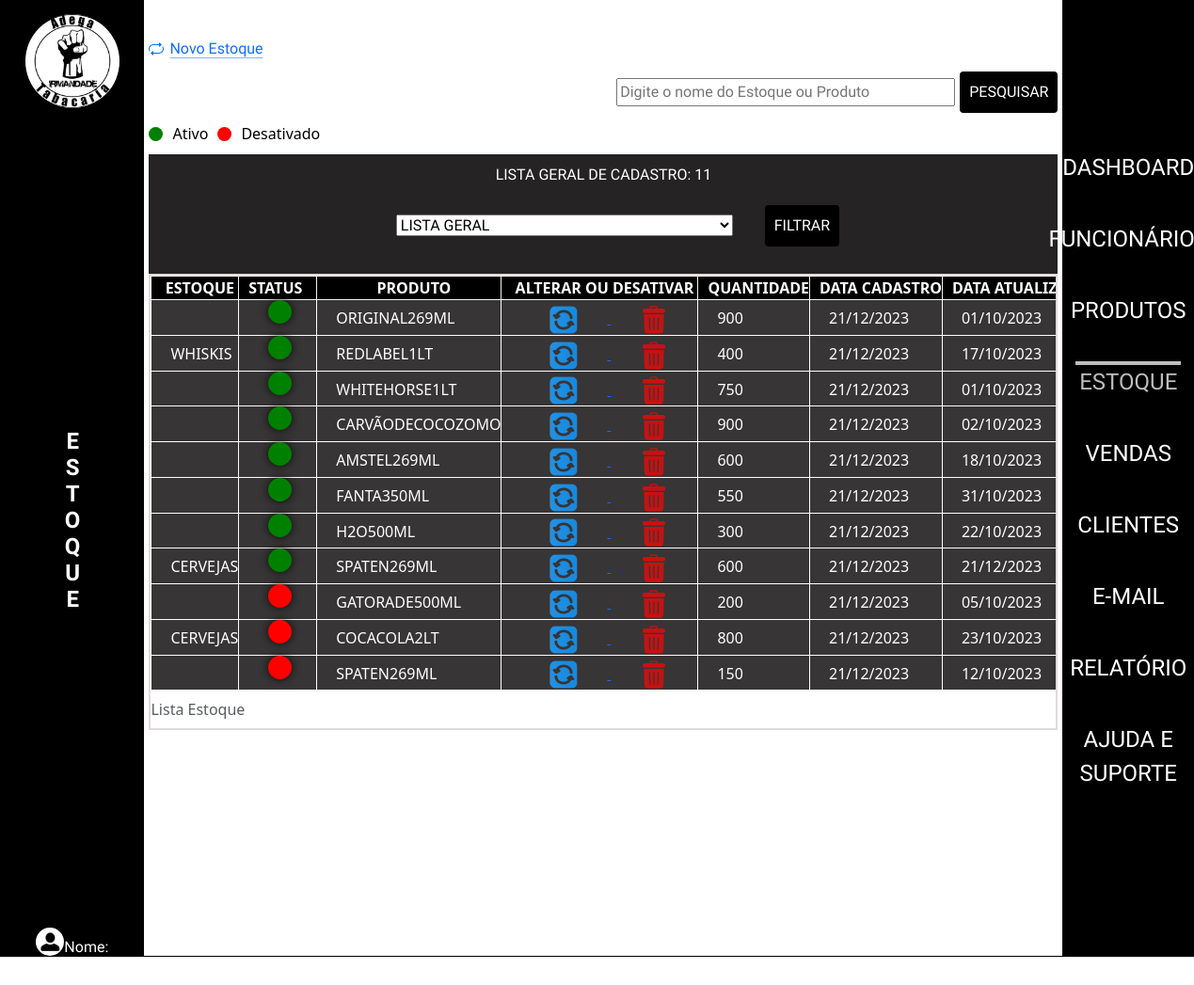
Before: /admin/index.php?p=estoque with the older database file.
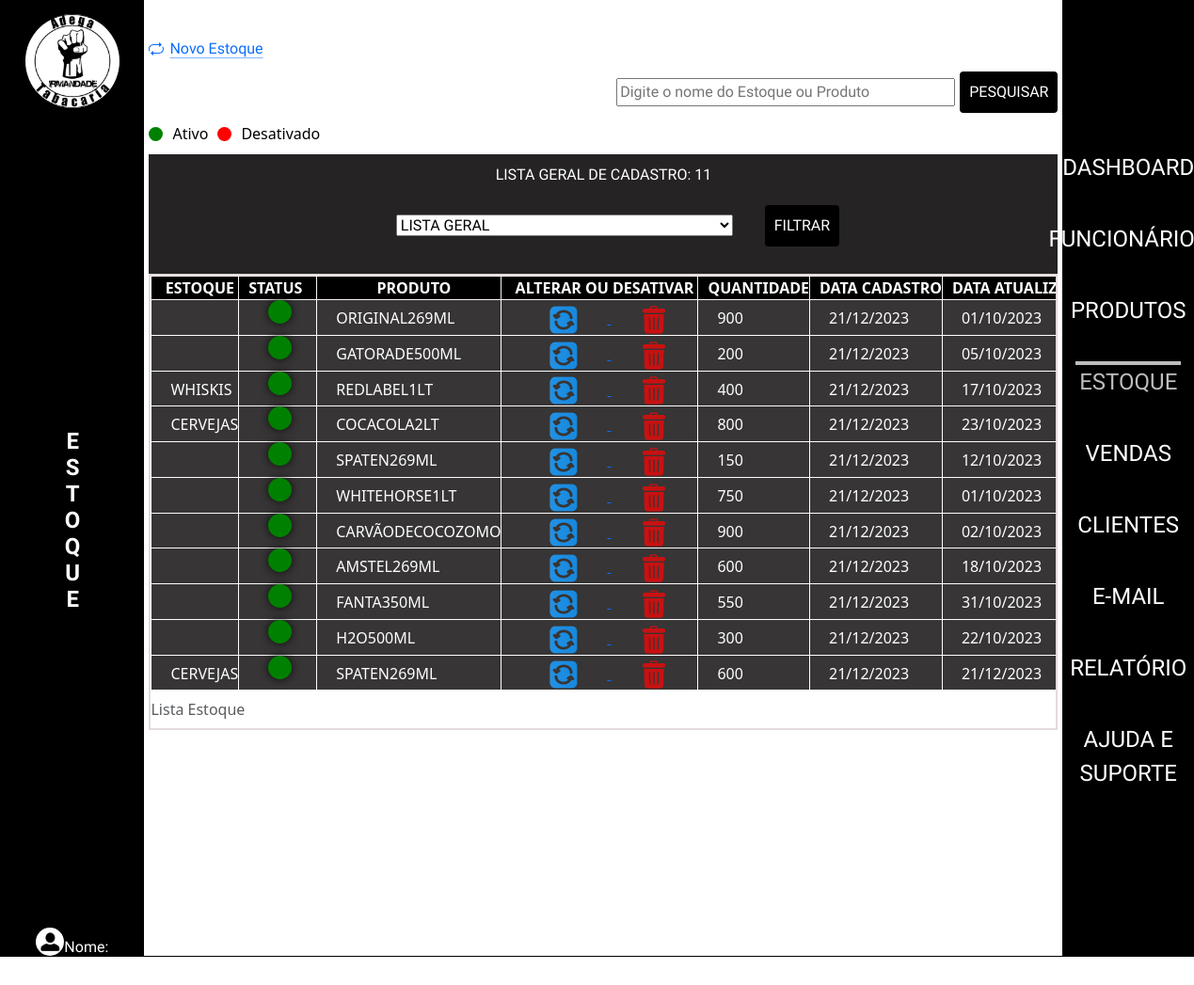
After: the same page with the newer database file.
### tables this page shows
CREATE TABLE `tblestoque` (
  `idEstoque` int(11) NOT NULL,
  `nomeEstoque` varchar(100) NOT NULL,
  `quantidadeEstoque` int(11) NOT NULL,
  `dataCadastroEstoque` date DEFAULT curdate(),
  `dataAtualiEstoque` date DEFAULT curdate(),
  `statusEstoque` varchar(10) NOT NULL,
  `horaEstoque` time DEFAULT curtime(),
  `idProduto` int(11) NOT NULL
);

CREATE TABLE `tblprodutos` (
  `idProduto` int(11) NOT NULL,
  `nomeProduto` varchar(255) NOT NULL,
  `descricaoProduto` varchar(50) NOT NULL,
  `categoriaProduto` varchar(50) NOT NULL,
  `statusProduto` varchar(255) DEFAULT 'Ativo',
  `precoCompraProduto` double(10,2) NOT NULL,
  `precoVendaProduto` double(10,2) NOT NULL,
  `fornecedorProduto` varchar(20) NOT NULL,
  `dataReceProduto` date DEFAULT curdate(),
  `horaProduto` time DEFAULT curtime()
);

### admin/class/estoque.php (called while the page is built, shortened)
<?php
class EstoqueClass
{
    public function listarEstoque()
{
    $sql = "SELECT
        m.idEstoque,
        m.nomeEstoque,
        m.quantidadeEstoque,
        m.dataCadastroEstoque,
        m.dataAtualiEstoque,
        m.statusEstoque,
        m.horaEstoque,
        a.nomeProduto
    FROM
        tblestoque m
    INNER JOIN
        tblprodutos a ON m.idProduto = a.idProduto
    WHERE
        m.statusEstoque = 'ATIVO'
    ORDER BY
        m.idEstoque ASC";
    try {
        $conn = Conexao::LigarConexao();
        $resultado = $conn->query($sql);
        $lista = $resultado->fetchAll();
        return $lista;
    } catch (PDOException $e) {
        echo "Erro na consulta: " . $e->getMessage();
        return false;
    }
}
public function listarEstoqueDesativados()
{
    $sql = "SELECT
        m.idEstoque,
        m.nomeEstoque,
        m.quantidadeEstoque,
        m.dataCadastroEstoque,
        m.dataAtualiEstoque,
        m.statusEstoque,
        m.horaEstoque,
        a.nomeProduto
    FROM
        tblestoque m
    INNER JOIN
        tblprodutos a ON m.idProduto = a.idProduto
    WHERE
        m.statusEstoque = 'DESATIVADO'
    ORDER BY
        m.idEstoque ASC";
    try {
        $conn = Conexao::LigarConexao();
        $resultado = $conn->query($sql);
        $lista = $resultado->fetchAll();
        return $lista;
    } catch (PDOException $e) {
        echo "Erro na consulta: " . $e->getMessage();
        return false;
    }
}
}

### admin/estoque/listar.php (the view, shortened to what this page needs)
<?php
require_once('class/estoque.php');
$estoque = new EstoqueClass();
$listaAtivos = $estoque->listarEstoque();
$listaDesativados = $estoque->listarEstoqueDesativados();
$listaFiltrada = array_merge($listaAtivos, $listaDesativados);
$statusFiltrar = '';
$totalCadastrados = count($listaFiltrada);
$totalAtivos = count($listaAtivos);
$totalDesativados = count($listaDesativados);
?>
<div>
    <a class="icon-link icon-link-hover" style="--bs-icon-link-transform: translate3d(0, -.125rem, 0);" href="index.php?p=estoque&e=cadastrar">
        Novo Estoque
    </a>
</div>
<div>
    <form class="CampoPes" action="" method="POST">
        <input type="text" id="searchInput" name="searchInput" placeholder="Digite o nome do Estoque ou Produto">
        <button type="submit">Pesquisar</button>
    </form>
</div>
<?php if (empty($statusFiltrar) || $statusFiltrar === 'LISTA GERAL') : ?>
    <div class="legenda-status">
        <div class="bolinha verde"></div>
        <span>Ativo</span>
        <div class="bolinha vermelha"></div>
        <span>Desativado</span>
    </div>
<?php endif; ?>
<form class="formStatus" action="" method="POST">
    <div>
        <select class="seleAtual" aria-label="Default select example" name="statusEstoque">
            <option value="" <?php echo empty($statusFiltrar) ? 'selected' : 'LISTA GERAL'; ?>>LISTA GERAL</option>
        </select>
        <button type="submit">Filtrar</button>
    </div>
    <div>
        <?php if ($statusFiltrar === 'ATIVO') : ?>
            <p class="total">Total de ativos: <?php echo $totalAtivos; ?></p>
        <?php elseif ($statusFiltrar === 'DESATIVADO') : ?>
            <p class="total">Total de desativados: <?php echo $totalDesativados; ?></p>
        <?php else : ?>
            <p class="total">Lista Geral de Cadastro: <?php echo $totalCadastrados; ?></p>
        <?php endif; ?>
    </div>
</form>
<div class="table-container" id="arrastarMouse">
    <div>
        <table>
            <caption>Lista Estoque</caption>
            <thead>
                <tr>
                    <th>Estoque</th>
                    <?php if (empty($statusFiltrar) || $statusFiltrar === 'LISTA GERAL') : ?>
                        <th class="spanstatus">Status</th>
                    <?php endif; ?>
                    <th>Produto</th>
                    <?php if ($statusFiltrar !== 'DESATIVADO') : ?>
                        <th>Alterar ou Desativar</th>
                    <?php endif; ?>
                    <th>Quantidade</th>
                    <th>Data Cadastro</th>
                    <th>Data Atualização</th>
                </tr>
            </thead>
            <tbody>
                <?php foreach ($listaFiltrada as $linha) : ?>
                    <?php if (empty($statusFiltrar) || $linha['statusEstoque'] === $statusFiltrar) : ?>
                        <tr>
                            <td><?php echo $linha['nomeEstoque'] ?></td>
                            <?php if (empty($statusFiltrar) || $statusFiltrar === 'LISTA GERAL') : ?>
                                <td class="spanstatus">
                                    <?php if ($linha['statusEstoque'] === 'ATIVO') : ?>
                                        <span class="status-span active-status"></span>
                                    <?php else : ?>
                                        <span class="status-span inactive-status"></span>
                                    <?php endif; ?>
                                </td>
                            <?php endif; ?>
                            <td><?php echo $linha['nomeProduto'] ?></td>
                            <?php if ($statusFiltrar !== 'DESATIVADO') : ?>
                                <td class="btngrudsicone">
                                    <a href="index.php?p=estoque&e=atualizar&id=<?php echo $linha['idEstoque'] ?>">
                                        <img src="./img/setas-flechas.png" alt="">
                                    </a>
                                    <a href="index.php?p=estoque&e=desativar&id=<?php echo $linha['idEstoque'] ?>" onclick="return confirmarDesativacao()">
                                        <img src="./img/lixeira-de-reciclagem.png" alt="">
                                    </a>
                                </td>
                            <?php endif; ?>
                            <td><?php echo $linha['quantidadeEstoque'] ?></td>
                            <td><?php echo date('d/m/Y', strtotime($linha['dataCadastroEstoque'])) ?></td>
                            <td><?php echo date('d/m/Y', strtotime($linha['dataAtualiEstoque'])) ?></td>
                        </tr>
                    <?php endif; ?>
                <?php endforeach; ?>
            </tbody>
        </table>
    </div>
</div>

### admin/index.php (shortened to what this page needs)
<?php
$pagina = @$_GET['p'];
?>
<!DOCTYPE html>
<html lang="pt-BR">
<head>
    <link rel="stylesheet" href="../src/css/reset.css">
    <link rel="stylesheet" href="https://cdnjs.cloudflare.com/ajax/libs/animate.css/4.1.1/animate.min.css">
    <link rel="stylesheet" href="https://cdn.jsdelivr.net/npm/bootstrap@5.3.2/dist/css/bootstrap.min.css">
    <link rel="stylesheet" href="./css/estilo.css">
</head>
<body>
    <main>
        <section class="topoEsquerda">
            <h1>
                <img src="img/logoadega.png" alt=" imagem da logo">
            </h1>
            <?php
            if ($pagina == '') {
                $texto = '';
            } else {
                $texto = '' . $pagina;
            }
            echo '<h2 class="vertical-text">';
            for ($i = 0; $i < strlen($texto); $i++) {
                echo '<span>' . $texto[$i] . '</span>';
            }
            echo '</h2>';
            ?>
            <div class="divlogin">
                <img class="btnlogin" src="img/btnuser.png" alt="imagem btn Usuario">
                <h2 class="name">Nome:</h2>
            </div>
        </section>
        <div class="box">
            <?php
            switch ($pagina) {
                case 'estoque':
                    require_once('estoque/estoque.php');
                    break;
            }
            ?>
        </div>
        <div class="menu">
        <?php
        $pagina = @$_GET['p'];
        ?>
            <nav>
                <ul>
                    <li><a href="index.php?p=dashboard" class="<?= ($pagina == 'dashboard' || $pagina == '') ? 'menuAtivo' : ''; ?>"> Dashboard </a></li>
                    <li><a href="index.php?p=funcionarios" class="<?= ($pagina == 'funcionarios') ? 'menuAtivo' : ''; ?>"> Funcionários </a></li>
                    <li><a href="index.php?p=produtos" class="<?= ($pagina == 'produtos') ? 'menuAtivo' : ''; ?>"> Produtos </a></li>
                    <li><a href="index.php?p=estoque" class="<?= ($pagina == 'estoque') ? 'menuAtivo' : ''; ?>"> Estoque </a></li>
                    <li><a href="index.php?p=vendas" class="<?= ($pagina == 'vendas') ? 'menuAtivo' : ''; ?>"> Vendas </a></li>
                    <li><a href="index.php?p=clientes" class="<?= ($pagina == 'clientes') ? 'menuAtivo' : ''; ?>"> Clientes </a></li>
                    <li><a href="index.php?p=contato" class="<?= ($pagina == 'contato') ? 'menuAtivo' : ''; ?>"> E-mail </a></li>
                    <li><a href="index.php?p=relatorio" class="<?= ($pagina == 'relatorio') ? 'menuAtivo' : ''; ?>"> Relatório </a></li>
                    <li><a href="index.php?p=ajuda%20e%20suporte" class="<?= ($pagina == 'ajuda e suporte') ? 'menuAtivo' : ''; ?>"> Ajuda e Suporte </a></li>
                </ul>
            </nav>
        </div>
    </main>
    <footer class="rodape">
        <h2>Direitos Reservados Sandini Informática</h2>
        <h2 class="h2d">Desenvolvido Por Dimas Aparecido Rabelo de Souza</h2>
    </footer>
</body>

### admin/estoque/estoque.php
<?php
$pagina = @$_GET['e'];
if ($pagina == NULL) {
    require_once ('listar.php');
}else {
    if($pagina == 'cadastrar') { require_once('cadastrar.php');}
    if($pagina ==  'atualizar') { require_once('atualizar.php');}
    if($pagina == 'desativar' ) { require_once('desativar.php');}
    if($pagina == 'ativar' ) { require_once('ativar.php');}
}

### admin/css/estilo.css (style rules this page uses)
* a, h1, h2, h3, h4 { font-family: 'Secular One'; font-size: 16px; text-align: center; margin: 0; padding: 0; box-sizing: border-box; }
body { display: flex; flex-direction: column; min-height: 100vh; color: #ffffff; }
.vertical-text { writing-mode: vertical-lr; text-orientation: upright; white-space: nowrap; display: inline-block; font-family: 'Secular One'; font-size: 1.5em; font-weight: bold; text-transform: uppercase; }
h1 { width: 80%; margin-top: 10px }
h1 img { width: 70%; border-radius: 50%; }
.divlogin { width: 50%; display: flex; justify-content: space-around; align-items: flex-end; }
.btnlogin { width: 30px; border-radius: 50%; }
.topoEsquerda { background: #000000; display: flex; flex-direction: column; width: 200px; justify-content: space-between; align-items: center; }
main { width: 100%; flex: 1; display: flex; }
.menu { display: flex; background: #000000; color: #ffffff; text-align: center; margin: 0 auto; width: 11%; align-items: center; flex-direction: column; }
ul { padding: 140px 20px; }
ul li { padding: 20px 20px; }
nav ul li a { color: #ffffff; text-decoration: none; font-size: 1.5em; text-transform: uppercase; }
.menuAtivo { color: #bdbdbd !important; border-top: solid 4px #bdbdbd; padding: 4px; }
.box { width: 100%; min-height: 400px; overflow: auto; box-sizing: border-box; padding: 40px 5px; color: #000000; }
.rodape { width: 100%; }
.rodape h2 { background: #000000; margin-bottom: 0; font-size: 0.8em; }
.rodape .h2d { background: #525252; }
.table-container { max-height: 800px; overflow-y: auto; overflow-x: auto; border: 2px solid #e3dada; text-align: justify; white-space: nowrap; cursor: grab; }
table { width: 100%; border-collapse: collapse; border: 1px solid #f8f1f1; }
td { background: #373535; border: 1px solid #fff; color: #fff; text-indent: 20px; text-transform: uppercase; width: 100%; }
th { border: 1px solid #f8f1f1; text-align: center; font-size: 1.0em; font-weight: bold; text-transform: uppercase; text-indent: 10px; background: #000000; color: #ffffff; }
h1 { text-align: center; background: #000000; width: 100%; padding: 5px 5px; text-transform: uppercase; }
form { display: flex; flex-direction: column; align-items: center; background: #252323; width: 100%; font-family: 'Secular One'; text-transform: uppercase; }
input { margin: 5px 5px; width: 360px; }
select { margin: 30px; }
button { margin: 10px 0; padding: 10px; background-color: #000000; color: #fff; border: none; border-radius: 4px; text-transform: uppercase; }
.seleAtual { width: 358px; }
.total { color: #ffffff; font-size: 1.0em; margin-bottom: 0; }
.formStatus { display: flex; flex-direction: column-reverse; justify-content: space-around; padding: 10px; }
.CampoPes { display: flex; justify-content: flex-end; flex-direction: row; background: none; }
.btngrudsicone img { margin-right: 30px; margin-left: 30px; }
.spanstatus { text-align: center; padding-right: 15px; }
.status-span { display: inline-block; width: 25px; height: 25px; border-radius: 50%; box-shadow: 0 0 10px rgba(0, 0, 0, 0.8); }
.active-status { background-color: green; animation: pulse 1s infinite alternate; padding: 5px 5px; }
.legenda-status { display: flex; align-items: center; gap: 10px; margin-bottom: 10px; }
.bolinha { width: 15px; height: 15px; border-radius: 50%; }
.verde { background-color: green; }
.vermelha { background-color: red; }
.inactive-status { background-color: red; animation: rotate 2s linear infinite, scale 1s ease-in-out infinite alternate; padding: 5px 5px; }

Changed rows visible on the page:
changed tblestoque "GATORADE500ML": statusEstoque "DESATIVADO" → "ATIVO" (drawn); moves up the list
changed tblestoque "COCACOLA2LT": statusEstoque "DESATIVADO" → "ATIVO" (drawn); moves up the list
changed tblestoque (number 5 of 11 on the later page): statusEstoque "DESATIVADO" → "ATIVO" (drawn); moves up the list
